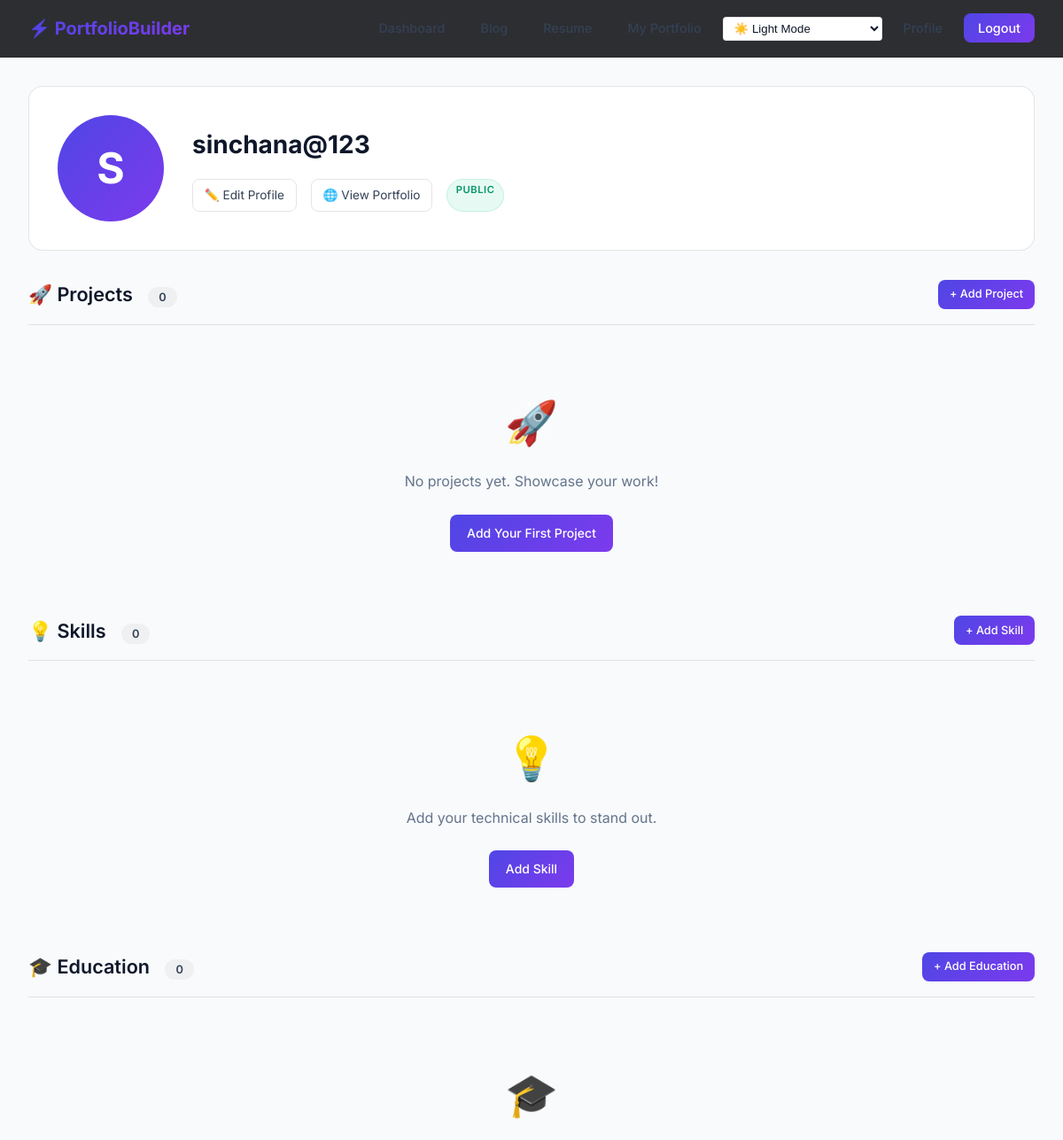
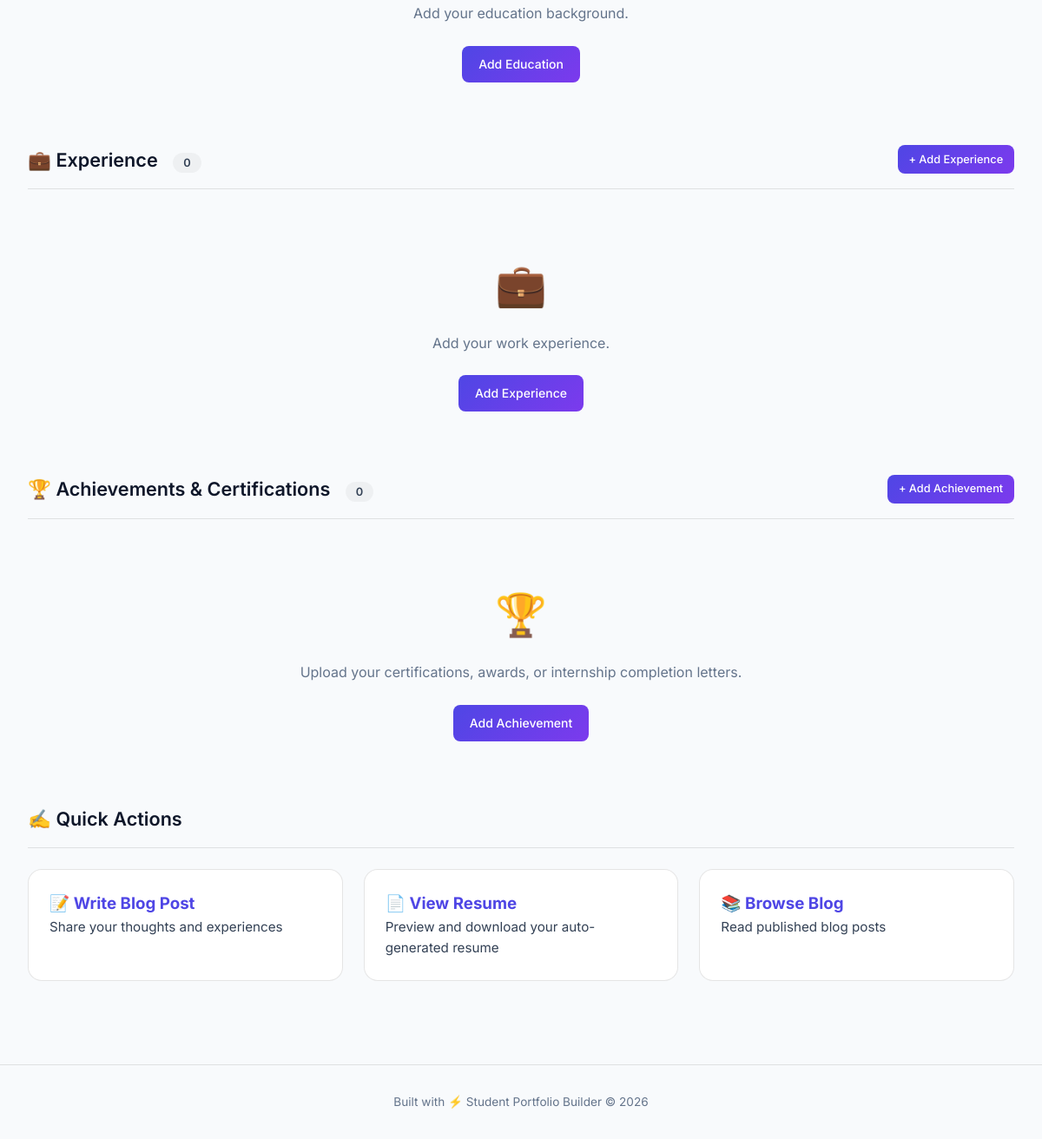
Page /dashboard/ (signed in) on the committed database (2 pictures, top to bottom).
### accounts/models.py (models this page shows, shortened)
class CustomUser(AbstractUser):
    is_email_verified = models.BooleanField(default=False)

### portfolio/models.py (models this page shows, shortened)
class Profile(models.Model):
    user = models.OneToOneField(CustomUser, on_delete=models.CASCADE, related_name='profile')
    bio = models.TextField(blank=True)
    headline = models.CharField(max_length=200, blank=True)
    location = models.CharField(max_length=100, blank=True)
    avatar = models.ImageField(upload_to='avatars/', blank=True, null=True)
    website = models.URLField(blank=True)
    github = models.URLField(blank=True)
    linkedin = models.URLField(blank=True)
    slug = models.SlugField(max_length=100, unique=True, blank=True)
    portfolio_visibility = models.CharField(
        max_length=10,
        choices=[('public', 'Public'), ('private', 'Private')],
        default='public'
    )
    THEME_CHOICES = [
        ('light', 'Light Theme'),
        ('dark', 'Dark Theme'),
        ('developer', 'Developer Theme'),
    ]
    theme = models.CharField(
        max_length=20,
        choices=THEME_CHOICES,
        default='light'
    )

### portfolio/views.py (the view)
# urls.py: path('dashboard/', views.dashboard, name='dashboard'),
@login_required
def dashboard(request):
    profile = request.user.profile
    projects = Project.objects.filter(owner=request.user)
    skills = Skill.objects.filter(user=request.user)
    education = Education.objects.filter(user=request.user)
    experiences = Experience.objects.filter(user=request.user)
    achievements = Achievement.objects.filter(user=request.user)
    contact_messages = profile.contact_messages.all()
    context = {
        'profile': profile,
        'projects': projects,
        'skills': skills,
        'education': education,
        'experiences': experiences,
        'achievements': achievements,
        'contact_messages': contact_messages,
    }
    return render(request, 'portfolio/dashboard.html', context)

### portfolio/templates/portfolio/dashboard.html (shortened to what this page needs)
{% extends 'base.html' %}
{% block content %}
<div class="fade-in">
    <div class="profile-header">
        {% if profile.avatar %}
            <img src="{{ profile.avatar.url }}" alt="{{ user.username }}" class="avatar avatar-lg">
        {% else %}
            <div class="avatar-placeholder avatar-lg">{{ user.username|first|upper }}</div>
        {% endif %}
        <div class="profile-info">
            <h1>{{ user.username }}</h1>
            <div class="profile-links">
                <a href="{% url 'profile_edit' %}">✏️ Edit Profile</a>
                <a href="{% url 'public_portfolio' slug=profile.slug %}">🌐 View Portfolio</a>
                <span class="badge {% if profile.portfolio_visibility == 'public' %}badge-public{% else %}badge-private{% endif %}">
                    {{ profile.portfolio_visibility }}
                </span>
            </div>
        </div>
    </div>
    <div class="mb-3">
        <div class="section-header">
            <h2>🚀 Projects <span class="count">{{ projects.count }}</span></h2>
            <a href="{% url 'project_create' %}" class="btn btn-primary btn-sm">+ Add Project</a>
        </div>
        {% if projects %}
        <div class="grid-2">
            {% for project in projects %}
            <div class="card project-card">
                {% if project.image %}
                    <img src="{{ project.image.url }}" alt="{{ project.title }}" class="project-image">
                {% else %}
                    <div class="project-placeholder">🖥️</div>
                {% endif %}
                <h3>{{ project.title }}</h3>
                <p>{{ project.description|truncatewords:25 }}</p>
                <div class="card-footer">
                    {% for tech in project.tech_list %}
                        <span class="tag">{{ tech }}</span>
                    {% endfor %}
                </div>
                <div class="card-footer mt-1">
                    <a href="{% url 'project_detail' pk=project.pk %}" class="btn btn-secondary btn-sm">View</a>
                    <a href="{% url 'project_edit' pk=project.pk %}" class="btn btn-secondary btn-sm">Edit</a>
                    <a href="{% url 'project_delete' pk=project.pk %}" class="btn btn-danger btn-sm">Delete</a>
                    <span class="badge {% if project.is_public %}badge-public{% else %}badge-private{% endif %}">{{ project.is_public|yesno:"public,private" }}</span>
                </div>
            </div>
            {% endfor %}
        </div>
        {% else %}
        <div class="empty-state">
            <div class="icon">🚀</div>
            <p>No projects yet. Showcase your work!</p>
            <a href="{% url 'project_create' %}" class="btn btn-primary">Add Your First Project</a>
        </div>
        {% endif %}
    </div>
    <div class="mb-3">
        <div class="section-header">
            <h2>💡 Skills <span class="count">{{ skills.count }}</span></h2>
            <a href="{% url 'skill_create' %}" class="btn btn-primary btn-sm">+ Add Skill</a>
        </div>
        {% if skills %}
        <div class="card" style="padding: 1.5rem;">
            {% for skill in skills %}
            <div class="skill-bar mb-1">
                <span class="skill-name">{{ skill.name }}</span>
                <div class="skill-progress">
                    <div class="skill-progress-fill w-{{ skill.proficiency }}"></div>
                </div>
                <span class="skill-level">{{ skill.proficiency }}/5</span>
                <a href="{% url 'skill_edit' pk=skill.pk %}" class="btn btn-secondary btn-sm">Edit</a>
                <a href="{% url 'skill_delete' pk=skill.pk %}" class="btn btn-danger btn-sm">✕</a>
            </div>
            {% endfor %}
        </div>
        {% else %}
        <div class="empty-state">
            <div class="icon">💡</div>
            <p>Add your technical skills to stand out.</p>
            <a href="{% url 'skill_create' %}" class="btn btn-primary">Add Skill</a>
        </div>
        {% endif %}
    </div>
    <div class="mb-3">
        <div class="section-header">
            <h2>🎓 Education <span class="count">{{ education.count }}</span></h2>
            <a href="{% url 'education_create' %}" class="btn btn-primary btn-sm">+ Add Education</a>
        </div>
        {% if education %}
        <div class="grid-2">
            {% for edu in education %}
            <div class="card">
                <div class="card-header">
                    <h3>{{ edu.degree }}</h3>
                </div>
                <div class="card-body">
                    <p><strong>{{ edu.institution }}</strong></p>
                    {% if edu.field_of_study %}<p>{{ edu.field_of_study }}</p>{% endif %}
                    <p class="text-muted mt-1">{{ edu.start_date|date:"M Y" }} — {% if edu.end_date %}{{ edu.end_date|date:"M Y" }}{% else %}Present{% endif %}</p>
                </div>
                <div class="card-footer">
                    <a href="{% url 'education_edit' pk=edu.pk %}" class="btn btn-secondary btn-sm">Edit</a>
                    <a href="{% url 'education_delete' pk=edu.pk %}" class="btn btn-danger btn-sm">Delete</a>
                </div>
            </div>
            {% endfor %}
        </div>
        {% else %}
        <div class="empty-state">
            <div class="icon">🎓</div>
            <p>Add your education background.</p>
            <a href="{% url 'education_create' %}" class="btn btn-primary">Add Education</a>
        </div>
        {% endif %}
    </div>
    <div class="mb-3">
        <div class="section-header">
            <h2>💼 Experience <span class="count">{{ experiences.count }}</span></h2>
            <a href="{% url 'experience_create' %}" class="btn btn-primary btn-sm">+ Add Experience</a>
        </div>
        {% if experiences %}
        <div class="grid-2">
            {% for exp in experiences %}
            <div class="card">
                <div class="card-header">
                    <h3>{{ exp.role }}</h3>
                </div>
                <div class="card-body">
                    <p><strong>{{ exp.company }}</strong></p>
                    {% if exp.description %}<p>{{ exp.description|truncatewords:30 }}</p>{% endif %}
                    <p class="text-muted mt-1">{{ exp.start_date|date:"M Y" }} — {% if exp.end_date %}{{ exp.end_date|date:"M Y" }}{% else %}Present{% endif %}</p>
                </div>
                <div class="card-footer">
                    <a href="{% url 'experience_edit' pk=exp.pk %}" class="btn btn-secondary btn-sm">Edit</a>
                    <a href="{% url 'experience_delete' pk=exp.pk %}" class="btn btn-danger btn-sm">Delete</a>
                </div>
            </div>
            {% endfor %}
        </div>
        {% else %}
        <div class="empty-state">
            <div class="icon">💼</div>
            <p>Add your work experience.</p>
            <a href="{% url 'experience_create' %}" class="btn btn-primary">Add Experience</a>
        </div>
        {% endif %}
    </div>
    <div class="mb-3">
        <div class="section-header">
            <h2>🏆 Achievements & Certifications <span class="count">{{ achievements.count }}</span></h2>
            <a href="{% url 'achievement_create' %}" class="btn btn-primary btn-sm">+ Add Achievement</a>
        </div>
        {% if achievements %}
        <div class="grid-2">
            {% for ach in achievements %}
            <div class="card">
                <div class="card-header">
                    <h3>{{ ach.title }}</h3>
                </div>
                <div class="card-body">
                    {% if ach.description %}<p>{{ ach.description|truncatewords:30 }}</p>{% endif %}
                    <p class="text-muted mt-1">Earned: {% if ach.date_earned %}{{ ach.date_earned|date:"M Y" }}{% else %}N/A{% endif %}</p>
                    {% if ach.certificate_file or ach.certificate_url %}
                    <div class="mt-2" style="display: flex; gap: 10px; flex-wrap: wrap;">
                        {% if ach.certificate_file %}
                        <a href="{{ ach.certificate_file.url }}" target="_blank" class="badge badge-primary" style="text-decoration: none;">📄 View Certificate Component</a>
                        {% endif %}
                        {% if ach.certificate_url %}
                        <a href="{{ ach.certificate_url }}" target="_blank" class="badge badge-secondary" style="text-decoration: none;">🔗 Credential Link</a>
                        {% endif %}
                    </div>
                    {% endif %}
                </div>
                <div class="card-footer">
                    <a href="{% url 'achievement_edit' pk=ach.pk %}" class="btn btn-secondary btn-sm">Edit</a>
                    <a href="{% url 'achievement_delete' pk=ach.pk %}" class="btn btn-danger btn-sm">Delete</a>
                </div>
            </div>
            {% endfor %}
        </div>
        {% else %}
        <div class="empty-state">
            <div class="icon">🏆</div>
            <p>Upload your certifications, awards, or internship completion letters.</p>
            <a href="{% url 'achievement_create' %}" class="btn btn-primary">Add Achievement</a>
        </div>
        {% endif %}
    </div>
    <div class="section-header">
        <h2>✍️ Quick Actions</h2>
    </div>
    <div class="grid-3">
        <a href="{% url 'blog_create' %}" class="card" style="text-decoration: none;">
            <h3>📝 Write Blog Post</h3>
            <p class="card-body">Share your thoughts and experiences</p>
        </a>
        <a href="{% url 'resume_selection' %}" class="card" style="text-decoration: none;">
            <h3>📄 View Resume</h3>
            <p class="card-body">Preview and download your auto-generated resume</p>
        </a>
        <a href="{% url 'blog_list' %}" class="card" style="text-decoration: none;">
            <h3>📚 Browse Blog</h3>
            <p class="card-body">Read published blog posts</p>
        </a>
    </div>
</div>
{% endblock %}

### templates/base.html (shortened to what this page needs)
{% load static %}
<!DOCTYPE html>
<html lang="en">
<head>
    <link rel="stylesheet" href="{% static 'css/style.css' %}">
</head>
<body data-theme="{{ user.profile.theme|default:'dark' }}" id="app-body">
    <nav class="navbar">
        <div class="navbar-inner">
            <a href="{% url 'dashboard' %}" class="navbar-brand">⚡ PortfolioBuilder</a>
            <ul class="navbar-links">
                {% if user.is_authenticated %}
                    <li><a href="{% url 'dashboard' %}">Dashboard</a></li>
                    <li><a href="{% url 'blog_list' %}">Blog</a></li>
                    <li><a href="{% url 'resume_selection' %}">Resume</a></li>
                    <li><a href="{% url 'public_portfolio' slug=user.profile.slug %}">My Portfolio</a></li>
                    <li>
                        <select id="theme-selector" onchange="changeTheme(this.value)" style="background: var(--bg-secondary); color: var(--text-primary); border: 1px solid var(--border-glass); border-radius: 4px; padding: 4px 8px;">
                            <option value="light" {% if user.profile.theme == 'light' %}selected{% endif %}>☀️ Light Mode</option>
                        </select>
                    </li>
                    <li><a href="{% url 'profile_edit' %}">Profile</a></li>
                    <li><a href="{% url 'logout' %}" class="btn-accent">Logout</a></li>
                {% endif %}
            </ul>
        </div>
    </nav>
    <div class="container">
        {% block content %}{% endblock %}
    </div>
    <footer class="footer">
        <p>Built with ⚡ Student Portfolio Builder &copy; 2026</p>
    </footer>
</body>
</html>

### rows in the picture
CustomUser: value "☀️ Light Mode", username|first "S", username "sinchana@123"
Profile: portfolio_visibility "PUBLIC"

### other values in the picture
{{ projects.count }} "0"
{{ skills.count }} "0"
{{ education.count }} "0"
{{ experiences.count }} "0"
{{ achievements.count }} "0"
